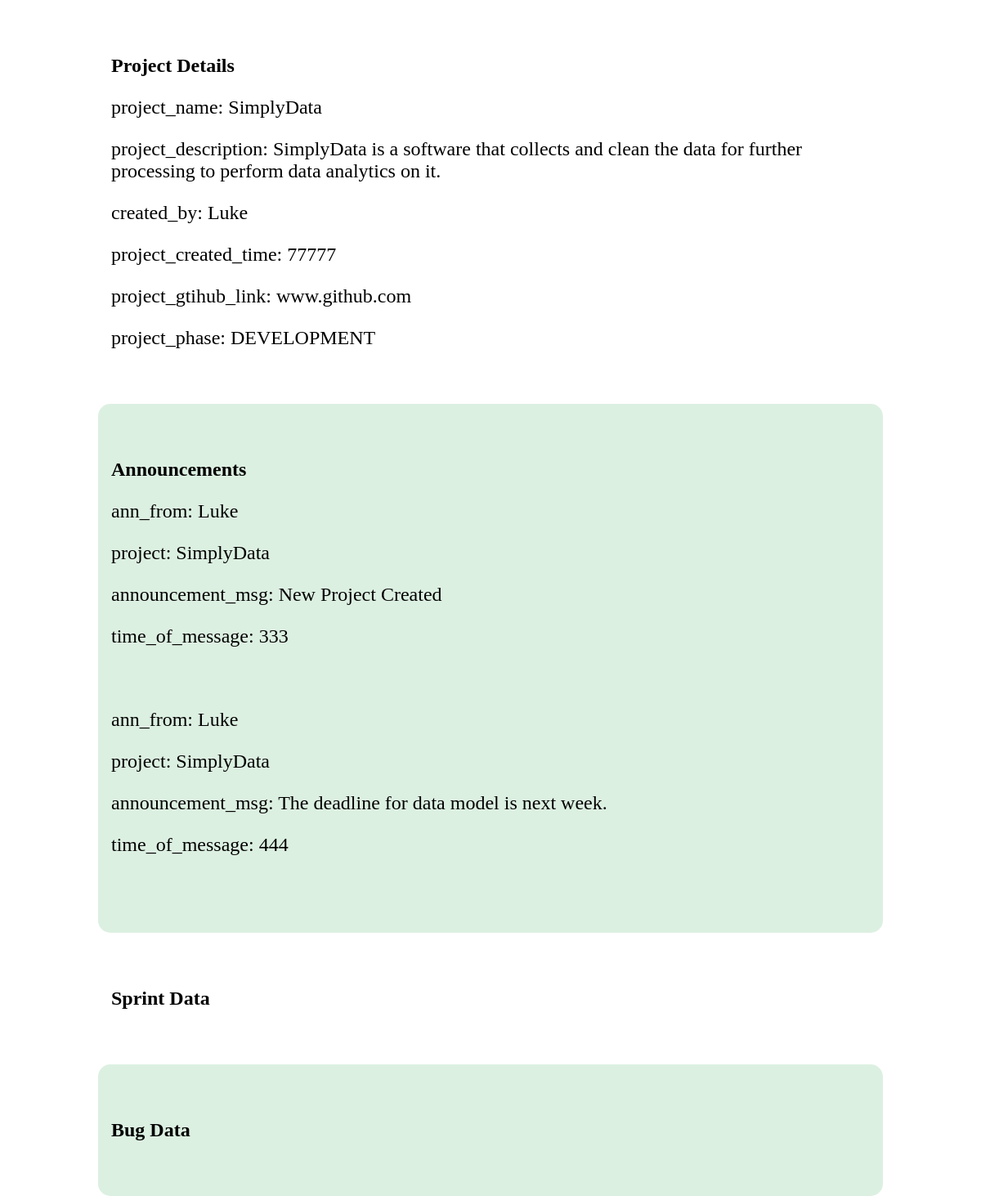
Page /projects/5/report/ on the committed database.
### home/models.py (models this page shows)
class ProjectDetail(models.Model):
    project_name = models.CharField(max_length = 200)
    project_description = models.TextField()
    created_by = models.ForeignKey(UserDetail,null=True, on_delete = models.SET_NULL)
    project_created_time = models.CharField(max_length = 20)
    project_gtihub_link = models.TextField()
    project_phase = models.CharField(max_length = 20)
    def __str__(self):
        return self.project_name

class UserDetail(models.Model):
    name = models.CharField(max_length=200)
    user_name = models.CharField(max_length=200)
    email = models.CharField(max_length=200)
    password = models.CharField(max_length=200)
    status_of_account = models.CharField(max_length=200)
    def __str__(self):
        return self.user_name

class Announcement(models.Model):
    ann_from = models.ForeignKey(UserDetail, on_delete = models.CASCADE, related_name='ann_from_user')
    project = models.ForeignKey(ProjectDetail, on_delete = models.CASCADE)
    announcement_msg = models.CharField(max_length = 200)
    time_of_message = models.CharField(max_length = 20)

### home/views.py (the view)
# urls.py: path('projects/<int:pk>/report/',views.report, name = "report"),
def report(request,pk):
	proj = ProjectDetail.objects.get(id = pk)
	sprintD = SprintData.objects.filter(project=proj)
	bugD = BugData.objects.filter(project = proj)
	ann = Announcement.objects.filter(project=proj)
	di = {
		'proj':proj,
		'sprintD':sprintD,
		'bugD':bugD,
		'ann':ann
	}
	return render(request,"home/report.html",di)

### home/templates/home/report.html (shortened to what this page needs)
{% extends "base.html" %} {% load static %} {% block title %} LLM | DevMaster {%endblock title %} {% block head %}
<link rel="stylesheet" type="text/css" href="{% static 'home/css/llm.css'%}" />
{% endblock head %} {% block body %}
<div style="width:80vw;margin:auto;">
<div style=" padding:1rem;">
    <br>
    <b><p>Project Details</p></b>
    <p>project_name: {{proj.project_name}}</p>
    <p>project_description: {{proj.project_description}}</p>
    <p>created_by: {{proj.created_by}}</p>
    <p>project_created_time: {{proj.project_created_time}}</p>
    <p>project_gtihub_link: {{proj.project_gtihub_link}}</p>
    <p>project_phase: {{proj.project_phase}}</p>
    <br>
</div>
<div style="background-color:#dcf0e1; padding:1rem;border-radius:15px;">
    <br>
    <b><p>Announcements</p></b>
    {% for i in ann %}
    <p>ann_from: {{i.ann_from}}</p>
    <p>project: {{i.project}}</p>
    <p>announcement_msg: {{i.announcement_msg}}</p>
    <p>time_of_message: {{i.time_of_message}}</p>
    <br>
    {% endfor %}
    <br>
</div>
<div style=" padding:1rem;">
    <br>
    <b><p>Sprint Data</p></b>
    <br>
</div>
<div  style="background-color:#dcf0e1; padding:1rem;border-radius:15px;">
    <br>
    <b><p>Bug Data</p></b>
    <br>
</div>
</div>
{% endblock body%}

### home/static/home/css/llm.css (style rules this page uses)
* { box-sizing: border-box; }
html { scroll-behavior: smooth; }
body { padding: 0; margin: 0; font-size: 1.5rem; }

### rows in the picture
ProjectDetail: project_name "SimplyData", project_description "SimplyData is a software that collects and clean the data for further processing to perform data analytics on it.", created_by "Luke", project_created_time "77777", project_gtihub_link "www.github.com", project_phase "DEVELOPMENT"
Announcement: ann_from "Luke", project "SimplyData", announcement_msg "New Project Created", time_of_message "333"
Announcement: ann_from "Luke", project "SimplyData", announcement_msg "The deadline for data model is next week.", time_of_message "444"
